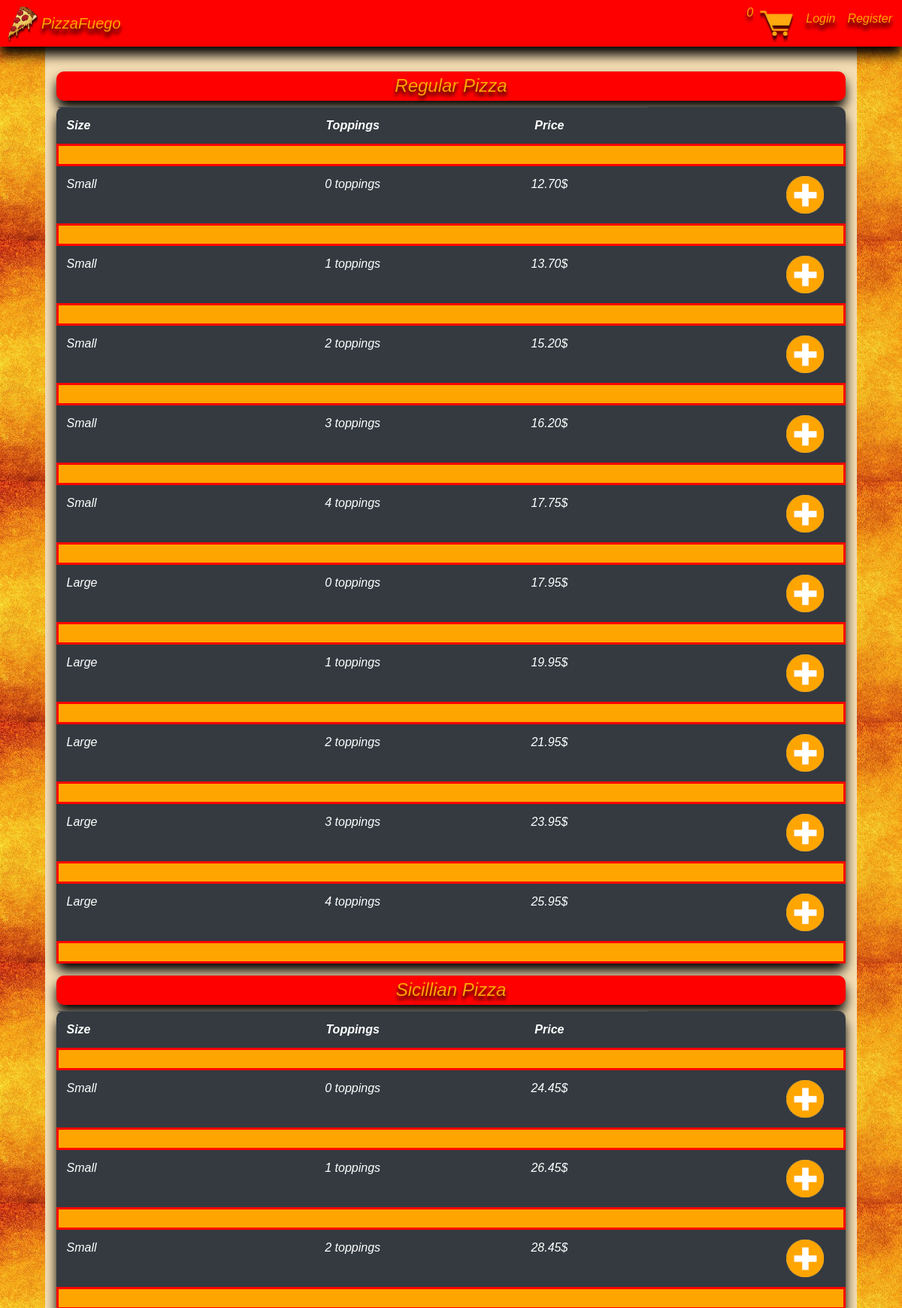
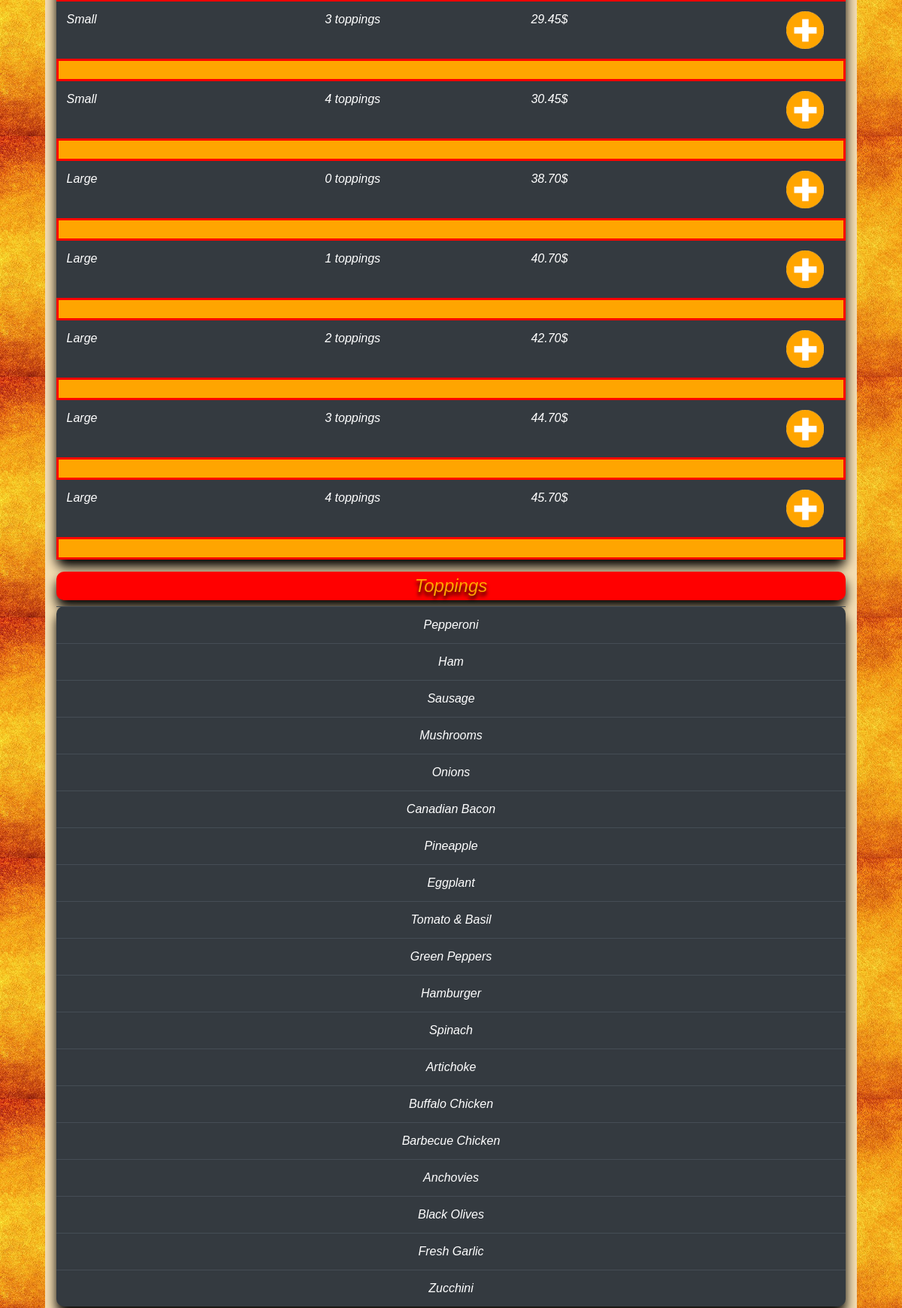
The page / (upper part) on the database its author committed (2 pictures, top to bottom).
### orders/models.py (models this page shows, shortened)
class RegularPizza(models.Model):
    size = models.CharField(null=False, blank=False, max_length=64)
    toppings = models.IntegerField()
    price = models.DecimalField(decimal_places=2, max_digits=5)

class SicilianPizza(models.Model):
    size = models.CharField(null=False, blank=False, max_length=64)
    toppings = models.IntegerField()
    price = models.DecimalField(decimal_places=2, max_digits=5)

class Topping(models.Model):
    name = models.CharField(max_length=64)
    def __str__(self):
        return f"{self.name}"

### orders/views.py (the view)
# urls.py: path("", views.index, name="index"),
def index(request):
    try:
        logged_in = request.session['username']
        staff_check = User.objects.get(username=logged_in).is_staff
        context = {
        "logged_in": logged_in,
        "regular_pizzas": RegularPizza.objects.all().order_by("price"),
        "sicillian_pizzas": SicilianPizza.objects.all().order_by("price"),
        "dinner_platters": DinnerPlatter.objects.all().order_by("price"),
        "subs": Sub.objects.all().order_by("price").order_by("price"),
        "sub_extras": SubExtra.objects.all(),
        "toppings": Topping.objects.all(),
        "pastas": Pasta.objects.all().order_by("price"),
        "salads": Salad.objects.all().order_by("price"),
        "special_pizzas": SpecialPizza.objects.all().order_by("price"),
        "cart_contents": OrderCart.objects.filter(username = request.session['username']).all(),
        "staff_status": staff_check
    }
    except KeyError:
        logged_in = ""
        context = {
        "logged_in": logged_in,
        "regular_pizzas": RegularPizza.objects.all().order_by("price"),
        "sicillian_pizzas": SicilianPizza.objects.all().order_by("price").order_by("price"),
        "dinner_platters": DinnerPlatter.objects.all().order_by("price").order_by("price"),
        "subs": Sub.objects.all().order_by("price").order_by("price"),
        "sub_extras": SubExtra.objects.all(),
        "toppings": Topping.objects.all(),
        "pastas": Pasta.objects.all().order_by("price"),
        "salads": Salad.objects.all().order_by("price"),
        "special_pizzas": SpecialPizza.objects.all().order_by("price")
    }
    return render(request, 'menu.html', context=context)

### orders/models.py (called while the page is built)
    def __str__(self):
        return f"{self.name}"

### orders/templates/menu.html (shortened to what this page needs)
{% extends "layout.html" %}
{% block body %}
        {% load static %}
        <h4 class="menuTitle">Regular Pizza</h4>
        <table class="table table-dark menuTable">
            <thead>
                <th>Size</th>
                <th class="middleTD">Toppings</th>
                <th class="middleTD">Price</th>
            </thead>
            <tr class="slideRow">
                <td></td>
                <td></td>
                <td></td>
                <td></td>
            </tr>
            {% for pizza in regular_pizzas %}
            <tr>
                <td style="width: 25%" data-size>{{ pizza.size }} </td>
                <td class="middleTD" style="width: 25%" data-type>{{ pizza.toppings }} toppings</td>
                <td class="middleTD" style="width: 25%" data-price>{{ pizza.price }}$</td>
                <td class="btnTD" style="width: 25%">
                    <button class="plusBtn"><img src="{% static 'images/plus.png' %}" alt="" class="plusMinus"></button>
                </td>
            </tr>
            <tr class="slideRow">
                <td colspan="1"> </td>
                <td colspan="2"> </td>
                <td></td>
            </tr>
            {% endfor %}
        </table>
        <h4 class="menuTitle">Sicillian Pizza</h4>
        <table class="table table-dark menuTable" data-title="Sicillian Pizza">
            <thead>
                <th>Size</th>
                <th class="middleTD">Toppings</th>
                <th class="middleTD">Price</th>
            </thead>
            <tr class="slideRow">
                <td></td>
                <td></td>
                <td></td>
                <td></td>
            </tr>
        {% for pizza in sicillian_pizzas %}
            <tr>
                <td style="width: 25%" data-size>{{ pizza.size }}</td>
                <td class="middleTD" style="width: 25%" data-type>{{ pizza.toppings }} toppings</td>
                <td class="middleTD" style="width: 25%" data-price>{{ pizza.price }}$</td>
                <td class="btnTD" style="width: 25%">
                    <button class="plusBtn"><img src="{% static 'images/plus.png' %}" alt="" class="plusMinus"></button>
                </td>
            </tr>
            <tr class="slideRow">
                <td colspan="1"> </td>
                <td colspan="2"> <div class="slideDiv"><textarea name="" id="" class="myTextArea" placeholder="Special Instructions"></textarea></div></td>
                <td><div class="slideDiv"><button class="formLabel confirmBtn">Confirm</button></div></td>
            </tr>
        {% endfor %}
        </table>
        <h4 class="menuTitle">Toppings</h4>
        <table class="table table-dark menuTable" style="text-align: center;">
            {% for topping in toppings %}
            <tr>
                <td>{{ topping }}</td>
            </tr>
            {% endfor %}
        </table>
    </div>
{% endblock %}

### static/style/main.css (style rules this page uses)
.menuTitle { color: #ffa500; background-color: red; text-align: center; box-shadow: 0px 10px 15px black; border-radius: 10px; padding: 5px; text-shadow: 0px 5px 5px black; }
.menuTable { box-shadow: 0px 10px 15px black; border-radius: 10px; }
.plusMinus { width: 50px; height: 50px; margin-right: 10px; }
.btnTD { text-align: right; }
.middleTD { text-align: center; }
.plusBtn { background-color: #343a40; border: 0px; }
img { cursor: pointer; }
.slideRow { background-color: #ffa500; border: 3px solid red; }

### rows shown on the page
RegularPizza: size "Small", toppings "0", price "12.70"
RegularPizza: size "Small", toppings "1", price "13.70"
RegularPizza: size "Small", toppings "2", price "15.20"
RegularPizza: size "Small", toppings "3", price "16.20"
RegularPizza: size "Small", toppings "4", price "17.75"
RegularPizza: size "Large", toppings "0", price "17.95"
RegularPizza: size "Large", toppings "1", price "19.95"
RegularPizza: size "Large", toppings "2", price "21.95"
RegularPizza: size "Large", toppings "3", price "23.95"
RegularPizza: size "Large", toppings "4", price "25.95"
SicilianPizza: size "Small", toppings "0", price "24.45"
SicilianPizza: size "Small", toppings "1", price "26.45"
SicilianPizza: size "Small", toppings "2", price "28.45"
SicilianPizza: size "Small", toppings "3", price "29.45"
SicilianPizza: size "Small", toppings "4", price "30.45"
SicilianPizza: size "Large", toppings "0", price "38.70"
SicilianPizza: size "Large", toppings "1", price "40.70"
SicilianPizza: size "Large", toppings "2", price "42.70"
SicilianPizza: size "Large", toppings "3", price "44.70"
SicilianPizza: size "Large", toppings "4", price "45.70"
Topping: name "Pepperoni"
Topping: name "Ham"
Topping: name "Sausage"
Topping: name "Mushrooms"
Topping: name "Onions"
Topping: name "Canadian Bacon"
Topping: name "Pineapple"
Topping: name "Eggplant"
Topping: name "Tomato & Basil"
Topping: name "Green Peppers"
Topping: name "Hamburger"
Topping: name "Spinach"
Topping: name "Artichoke"
Topping: name "Buffalo Chicken"
Topping: name "Barbecue Chicken"
Topping: name "Anchovies"
Topping: name "Black Olives"
Topping: name "Fresh Garlic"
Topping: name "Zucchini"
